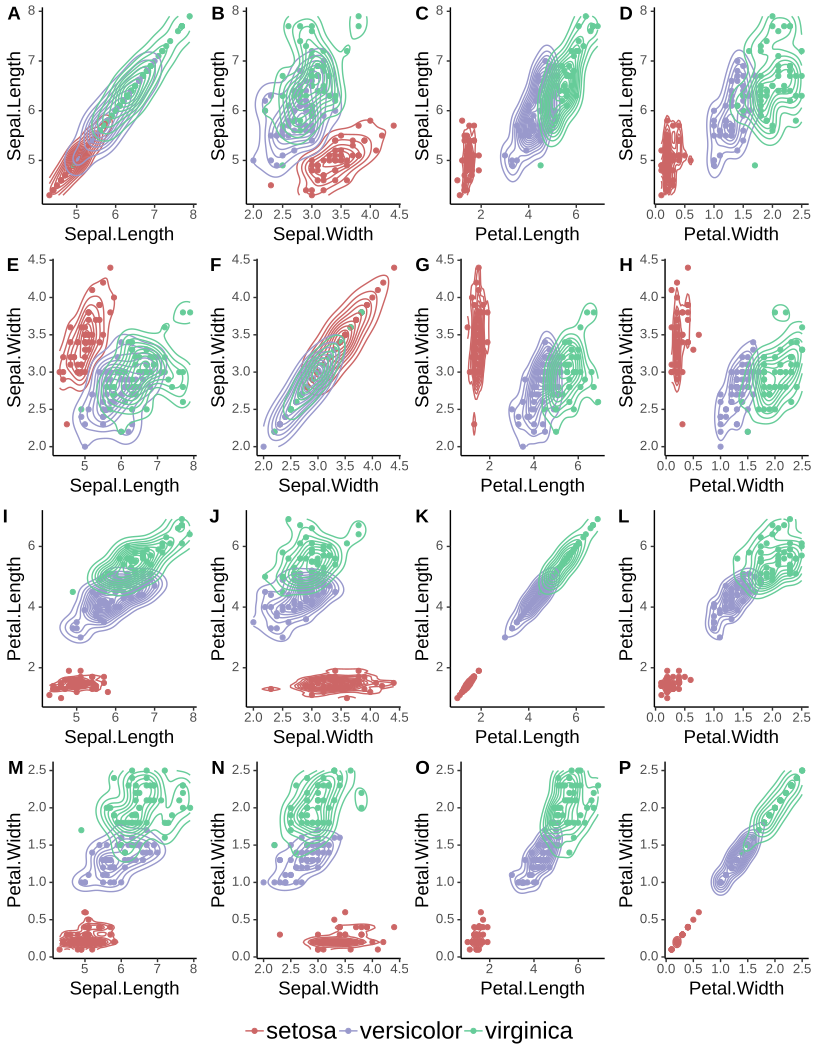

Write the R code that produced this figure.
#Load the appropriate libraries
library(purrr)
library(ggplot2)
library(cowplot)

#This is the graphing function
gguc <- function(x=1,y=1){
  ggplot(data = iris, aes_string(x = iris[[x]], y = iris[[y]], color = iris$Species))+
    geom_point()+
    geom_density_2d()+
    xlab(x)+
    ylab(y)+
    scale_color_manual(values=c("#CC6666", "#9999CC", "#66CC99"))+
    theme_classic()+
    theme(axis.text = element_text(size = 10), 
          axis.title = element_text(size = 14),
          legend.position = "bottom",
          legend.title = element_blank(),
          legend.text = element_text(size = 18))
}

#This creates names from the original dataframe that can be used to assign unique varible names
#If you want to use different variables, you can alter the index to set the names
dat1 <- names(iris)[1:4]
dat1 <- set_names(dat1)

#This iterates the graphing function throughout the dataframe based on the set names
all_plots2 = map(dat1,
                 ~map(dat1, gguc, y = .x))

#This arranges the graph and adds the labels
labs <- c("A", "B", "C", "D", "E", "F", "G", "H", "I", "J", "K", "L", "M", "N", "O", "P")
thing <- plot_grid(all_plots2[[1]][[1]]+theme(legend.position = "none"),
                   all_plots2[[1]][[2]]+theme(legend.position = "none"),
                   all_plots2[[1]][[3]]+theme(legend.position = "none"),
                   all_plots2[[1]][[4]]+theme(legend.position = "none"),
                   all_plots2[[2]][[1]]+theme(legend.position = "none"),
                   all_plots2[[2]][[2]]+theme(legend.position = "none"),
                   all_plots2[[2]][[3]]+theme(legend.position = "none"),
                   all_plots2[[2]][[4]]+theme(legend.position = "none"),
                   all_plots2[[3]][[1]]+theme(legend.position = "none"),
                   all_plots2[[3]][[2]]+theme(legend.position = "none"),
                   all_plots2[[3]][[3]]+theme(legend.position = "none"),
                   all_plots2[[3]][[4]]+theme(legend.position = "none"),
                   all_plots2[[4]][[1]]+theme(legend.position = "none"),
                   all_plots2[[4]][[2]]+theme(legend.position = "none"),
                   all_plots2[[4]][[3]]+theme(legend.position = "none"),
                   all_plots2[[4]][[4]]+theme(legend.position = "none"),
                   nrow = 4, ncol = 4,
                   labels = labs)

#This adds the common legend to the bottom of the graph
legnd <- get_legend(all_plots2[[1]][[1]])
things <- plot_grid(thing, legnd, ncol = 1, rel_heights = c(1, 0.05))

#This saves the image as a 'svg'
svg("hmw1.svg", height = 11, width = 8.5)
print(things)
dev.off()
